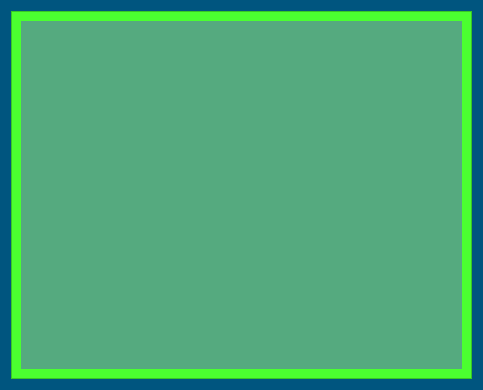
<?xml version="1.0" encoding="UTF-8"?>
<ui version="4.0">
 <class>Form</class>
 <widget class="QWidget" name="Form">
  <property name="geometry">
   <rect>
    <x>0</x>
    <y>0</y>
    <width>483</width>
    <height>390</height>
   </rect>
  </property>
  <property name="windowTitle">
   <string>Form</string>
  </property>
  <property name="styleSheet">
   <string notr="true">background-color: rgb(0, 85, 127);</string>
  </property>
  <layout class="QGridLayout" name="gridLayout_2">
   <item row="0" column="0">
    <widget class="QScrollArea" name="scrollArea">
     <property name="styleSheet">
      <string notr="true">background-color: rgb(75, 255, 48);</string>
     </property>
     <property name="widgetResizable">
      <bool>true</bool>
     </property>
     <widget class="QWidget" name="scrollAreaWidgetContents">
      <property name="geometry">
       <rect>
        <x>0</x>
        <y>0</y>
        <width>463</width>
        <height>370</height>
       </rect>
      </property>
      <layout class="QGridLayout" name="gridLayout">
       <item row="0" column="0">
        <widget class="QWidget" name="innerWidget" native="true">
         <property name="styleSheet">
          <string notr="true">background-color: rgb(85, 170, 127);</string>
         </property>
         <widget class="QWidget" name="verticalLayoutWidget">
          <property name="geometry">
           <rect>
            <x>60</x>
            <y>30</y>
            <width>160</width>
            <height>80</height>
           </rect>
          </property>
          <layout class="QVBoxLayout" name="verticalLayout1"/>
         </widget>
        </widget>
       </item>
      </layout>
     </widget>
    </widget>
   </item>
  </layout>
 </widget>
 <resources/>
 <connections/>
</ui>
